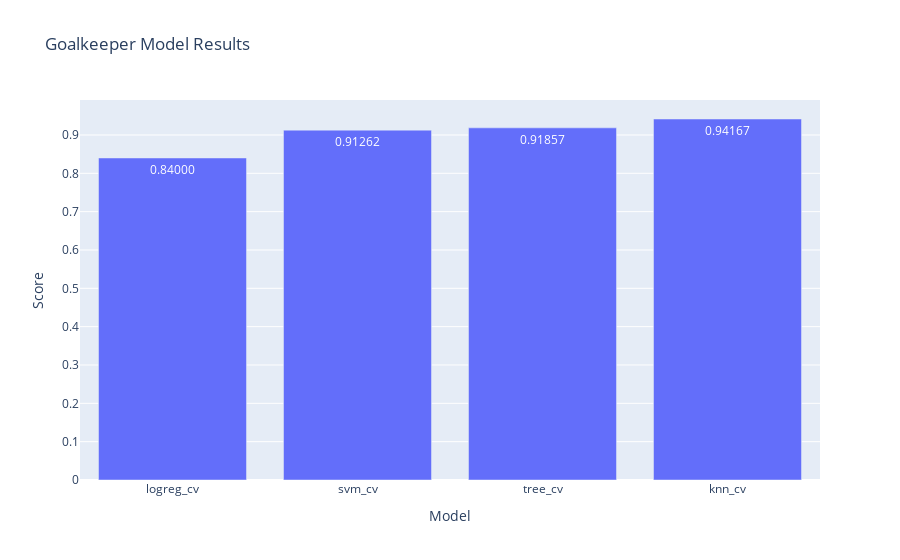

The cell this chart's notebook holds for it:
### Code cell
model_by_position('Goalkeeper')

### Figure 1 — Plotly figure (JSON) as saved in the notebook; plotly's stock layout.template omitted (floating-point values rounded to 4 significant figures)
{"data": [{"alignmentgroup": "True", "hovertemplate": "Model=%{x}<br>Score=%{y}<extra></extra>", "legendgroup": "", "marker": {"color": "#636efa", "pattern": {"shape": ""}}, "name": "", "offsetgroup": "", "orientation": "v", "showlegend": false, "textposition": "auto", "texttemplate": "%{y:.5f}", "type": "bar", "x": ["logreg_cv", "svm_cv", "tree_cv", "knn_cv"], "xaxis": "x", "y": [0.84, 0.9126, 0.9186, 0.9417], "yaxis": "y"}], "layout": {"barmode": "relative", "legend": {"tracegroupgap": 0}, "title": {"text": "Goalkeeper Model Results"}, "xaxis": {"anchor": "y", "domain": [0, 1], "title": {"text": "Model"}}, "yaxis": {"anchor": "x", "domain": [0, 1], "title": {"text": "Score"}}}}
